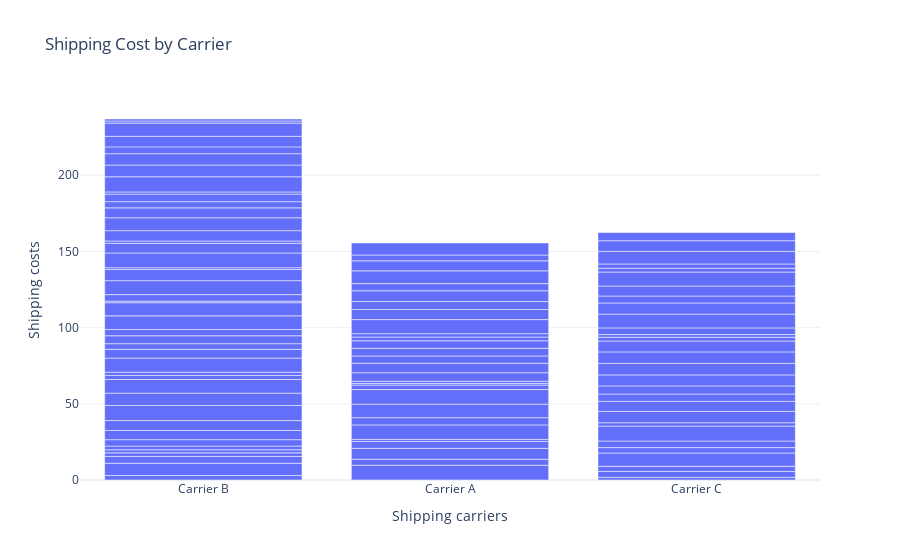

This figure's notebook cell:
### Markdown cell above
# Now let's analyze the shipping cost of carrer:

### Code cell
shipping_cost_chart = px.bar(data, x='Shipping carriers',
                             y='Shipping costs',
                             title='Shipping Cost by Carrier')
shipping_cost_chart.show()

### Figure 1 — Plotly figure (JSON) as saved in the notebook; plotly's stock layout.template omitted (floating-point values rounded to 4 significant figures)
{"data": [{"alignmentgroup": "True", "hovertemplate": "Shipping carriers=%{x}<br>Shipping costs=%{y}<extra></extra>", "legendgroup": "", "marker": {"color": "#636efa", "pattern": {"shape": ""}}, "name": "", "offsetgroup": "", "orientation": "v", "showlegend": false, "textposition": "auto", "type": "bar", "x": ["Carrier B", "Carrier A", "Carrier B", "Carrier C", "Carrier A", "Carrier B", "Carrier C", "Carrier B", "Carrier C", "Carrier A", "Carrier C", "Carrier A", "Carrier A", "Carrier A", "Carrier B", "Carrier B", "Carrier B", "Carrier C", "Carrier C", "Carrier A", "Carrier A", "Carrier B", "Carrier A", "Carrier A", "Carrier C", "Carrier C", "Carrier B", "Carrier C", "Carrier B", "Carrier B", "Carrier B", "Carrier B", "Carrier C", "Carrier C", "Carrier A", "Carrier C", "Carrier B", "Carrier A", "Carrier B", "Carrier A", "Carrier C", "Carrier B", "Carrier C", "Carrier B", "Carrier C", "Carrier B", "Carrier B", "Carrier B", "Carrier C", "Carrier C", "Carrier A", "Carrier A", "Carrier B", "Carrier B", "Carrier B", "Carrier A", "Carrier C", "Carrier B", "Carrier A", "Carrier B", "Carrier C", "Carrier C", "Carrier C", "Carrier A", "Carrier C", "Carrier C", "Carrier A", "Carrier C", "Carrier B", "Carrier B", "Carrier B", "Carrier A", "Carrier A", "Carrier B", "Carrier A", "Carrier C", "Carrier A", "Carrier B", "Carrier B", "Carrier B", "Carrier C", "Carrier B", "Carrier A", "Carrier B", "Carrier A", "Carrier C", "Carrier B", "Carrier A", "Carrier A", "Carrier B", "Carrier B", "Carrier B", "Carrier B", "Carrier C", "Carrier B", "Carrier B", "Carrier C", "Carrier A", "Carrier B", "Carrier B"], "xaxis": "x", "y": [2.957, 9.717, 8.054, 1.73, 3.891, 4.444, 3.881, 2.348, 3.405, 7.167, 8.673, 4.524, 1.325, 9.537, 2.04, 2.422, 4.191, 3.585, 4.339, 4.743, 8.878, 6.038, 9.568, 2.925, 9.741, 2.231, 6.508, 7.407, 9.898, 8.101, 8.955, 2.68, 6.599, 4.858, 1.019, 5.288, 2.108, 1.533, 9.236, 5.563, 7.23, 5.773, 7.526, 3.694, 7.577, 5.215, 4.071, 8.979, 7.096, 2.506, 6.248, 4.783, 8.631, 1.013, 4.305, 5.014, 1.774, 9.161, 4.938, 7.294, 4.381, 9.03, 7.292, 2.458, 4.585, 6.581, 2.216, 9.148, 1.194, 9.705, 6.316, 9.228, 6.6, 1.513, 5.238, 2.474, 7.055, 6.781, 8.467, 6.496, 2.833, 4.066, 4.708, 4.95, 8.382, 8.249, 1.454, 6.576, 3.801, 9.93, 7.674, 7.472, 4.47, 7.006, 6.943, 8.63, 5.353, 7.905, 1.41, 1.311], "yaxis": "y"}], "layout": {"autosize": true, "barmode": "relative", "legend": {"tracegroupgap": 0}, "title": {"text": "Shipping Cost by Carrier"}, "xaxis": {"anchor": "y", "autorange": true, "domain": [0, 1], "range": [-0.5, 2.5], "title": {"text": "Shipping carriers"}, "type": "category"}, "yaxis": {"anchor": "x", "autorange": true, "domain": [0, 1], "range": [0, 249.4], "title": {"text": "Shipping costs"}, "type": "linear"}}}
